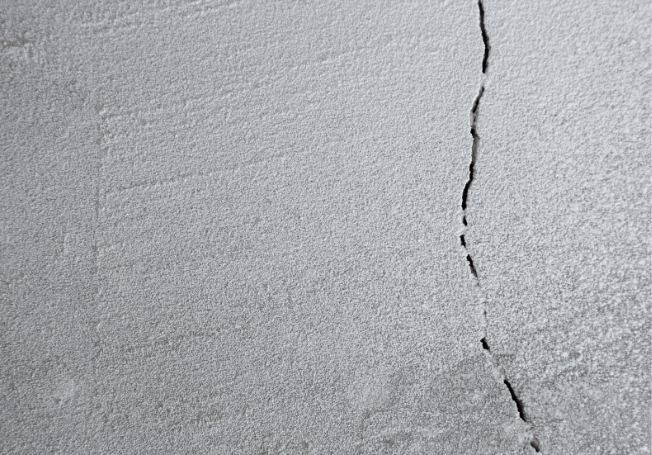
#> input picture CV/sample.jpg, 652 x 455 px, found by its file name
$ python main.py
#> lines starting #> are read from the running program, lines starting #| are printed output that depends on the picture; after the words box and inside, x2 and y2 are one past the last pixel; in counts of white or black regions, pixels touching at a corner belong together
import cv2
import numpy as np

def preprocess_image(img):
    gray = cv2.cvtColor(img, cv2.COLOR_BGR2GRAY)
    gray_16bit = cv2.convertScaleAbs(gray, alpha=(65535/255))

    denoised = cv2.fastNlMeansDenoising(gray_16bit, h=20, templateWindowSize=7, searchWindowSize=21)

    clahe = cv2.createCLAHE(clipLimit=3.0, tileGridSize=(8,8))
    enhanced = clahe.apply(denoised)

    return enhanced

def calculate_dimensions(contours, pixel_size=1.12e-6, L=0.13, f=0.003):
    ζ = L / f  # Scale factor
    total_length = 0
    widths = []

    for cnt in contours:
        # Calculate length
        total_length += cv2.arcLength(cnt, False) * pixel_size * ζ

        # Calculate width
        rect = cv2.minAreaRect(cnt)
        width_px = min(rect[1])
        widths.append(width_px * pixel_size * (ζ - 1))

    return {
        'total_length_mm': total_length * 1000,
        'max_width_mm': np.max(widths) * 1000,
        'mean_width_mm': np.mean(widths) * 1000
    }

def estimate_depth(original_img, mask, L):
    surface_intensity = cv2.mean(original_img, mask=255-mask)[0]
    crack_intensity = cv2.mean(original_img, mask=mask)[0]
    ξ = crack_intensity / surface_intensity
    return L * ((1 / (ξ ** 0.25)) - 1) * 1000  # Convert to mm

def analyze_crack(image_path):
    # Load and process image
    img = cv2.imread(image_path)
#> img is the input picture: shape (455, 652, 3); mean B, G, R 173.6, 170.5, 167.5
    processed = preprocess_image(img)
#> in preprocess_image, `gray_16bit = cv2.convertScaleAbs(gray, alpha=(65535/255))`:
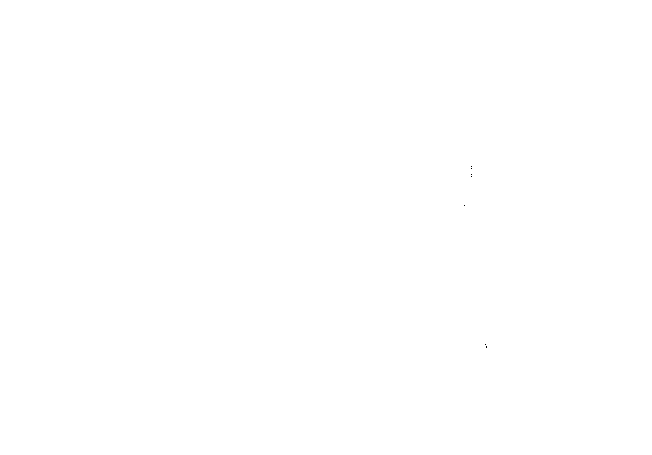
#> gray_16bit: shape (455, 652); 100% white; black in thin lines or dots, all inside (x1, y1, x2, y2) = (464, 166, 487, 348)

    # Find contours
    thresh = cv2.adaptiveThreshold(processed, 65535,
                                  cv2.ADAPTIVE_THRESH_GAUSSIAN_C,
                                  cv2.THRESH_BINARY_INV, 15, 2)
    contours, _ = cv2.findContours(thresh, cv2.RETR_EXTERNAL,
                                 cv2.CHAIN_APPROX_SIMPLE)
#> contours = 7 contours, all with area under 20

    # Create mask
    mask = np.zeros_like(processed)
    cv2.drawContours(mask, contours, -1, 255, -1)

    # Calculate dimensions
    dimensions = calculate_dimensions(contours)
#> the loop in calculate_dimensions, `for cnt in contours:` made 7 passes
#> rect on passes 2 to 7: ((485, 344), (0, 0), -90), ((464, 205), (0, 0), -90), ((471, 176), (0, 0), -90), ((471, 174), (0, 0), -90), ((471, 168), (0, 0), -90), ((471, 166), (0, 0), -90)
#> (cnt, rect) on pass 1: ([[486, 346], [486, 347]], ((486, 346.5), (1, 0), -90))
#> after the loop in calculate_dimensions, `for cnt in contours:`: total_length = 4.85e-05; widths = [0, 0, 0, 0, 0, 0, 0]
#> dimensions = {'total_length_mm': 0.0485, 'max_width_mm': 0, 'mean_width_mm': 0}
    depth_mm = estimate_depth(processed, mask, 0.13)  # L=0.13m
#> in estimate_depth, `surface_intensity = cv2.mean(original_img, mask=255-mask)[0]`: surface_intensity = 255
#> in estimate_depth, `crack_intensity = cv2.mean(original_img, mask=mask)[0]`: crack_intensity = 55.88
#> in estimate_depth, `ξ = crack_intensity / surface_intensity`: ξ = 0.219
#> depth_mm = 60.01

    # Print results
    print(f"Crack Length: {dimensions['total_length_mm']:.2f} mm")
#| Crack Length: 0.05 mm
    print(f"Maximum Width: {dimensions['max_width_mm']:.2f} mm")
#| Maximum Width: 0.00 mm
    print(f"Average Width: {dimensions['mean_width_mm']:.2f} mm")
#| Average Width: 0.00 mm
    print(f"Estimated Depth: {depth_mm:.2f} mm")
#| Estimated Depth: 60.01 mm

    return dimensions, depth_mm

if __name__ == "__main__":
    image_path = r"E:\Capstone\Crack-Detection\CV\sample.jpg"
    analyze_crack(image_path)
